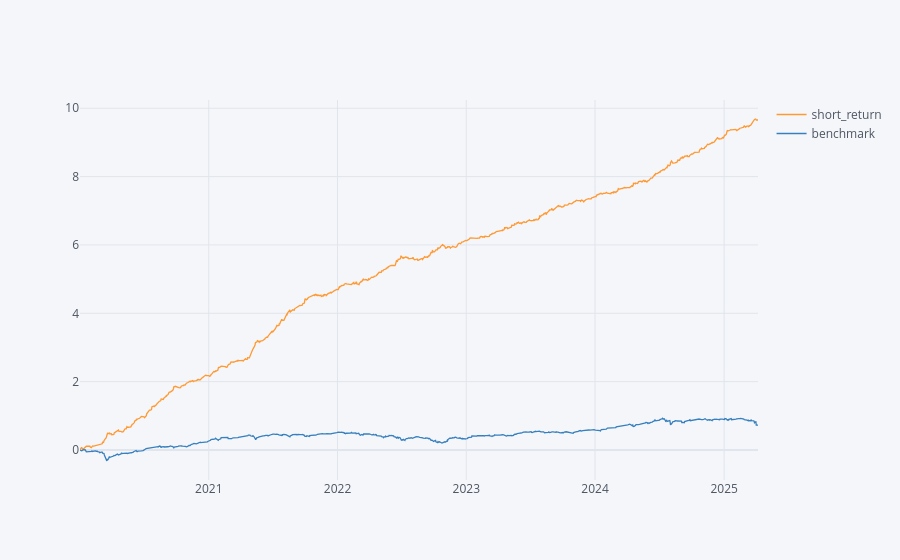
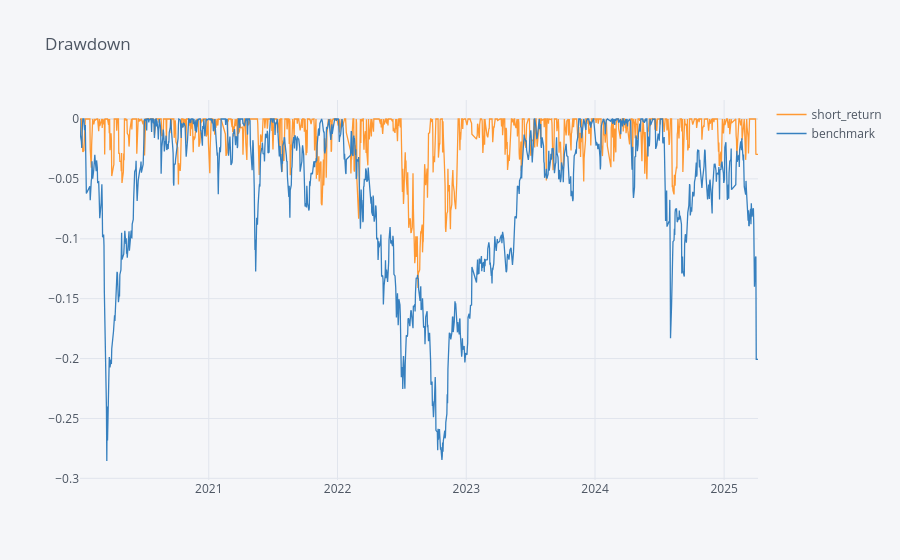
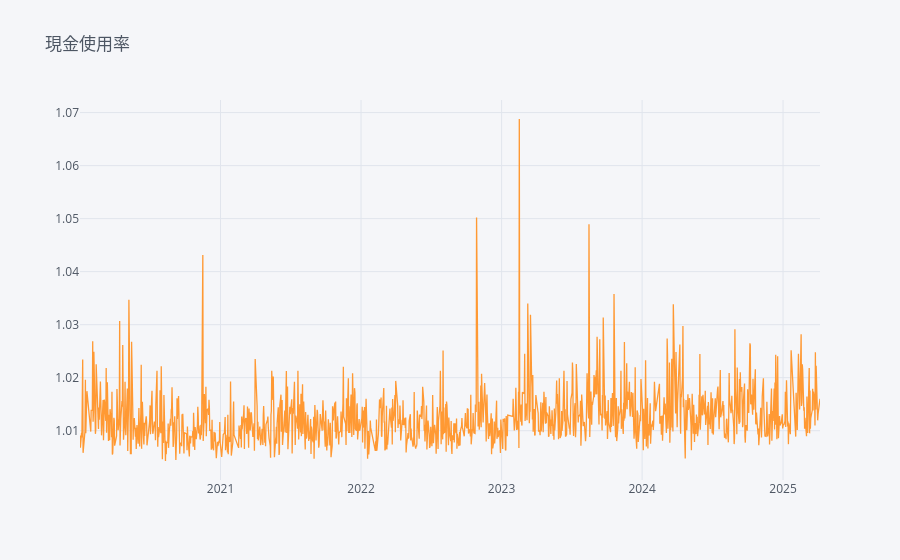

Notebook cell for these charts, in order:
### Code cell
import warnings
warnings.filterwarnings("ignore")
display(pd.concat({"CAGR(%)":bt_ret.cagr() * 100,
        'Sharpe' : bt_ret.mean() / bt_ret.std()*252**0.5,
        'Sortino': bt_ret.mean() / bt_ret[bt_ret < 0].std()*252**0.5,
        'Calmar':bt_ret.cagr() / abs(bt_ret.max_drawdown()),
        'MDD(%)' : bt_ret.max_drawdown()*100,
        '單利MDD(%)' : max_drawdown(bt_ret.cumsum().add(1))*100,
        '樣本勝率(%)' : bt_ret.apply(lambda X:((X.dropna()>0).sum() / X.dropna().shape[0])*100),
        '周勝率(%)' : bt_ret.apply(lambda X:((X.dropna().add(1).resample('W').prod().sub(1)>0).sum() / X.dropna().add(1).resample('W').prod().sub(1).dropna().shape[0])*100),
        '月勝率(%)' : bt_ret.apply(lambda X:((X.dropna().add(1).resample('ME').prod().sub(1)>0).sum() / X.dropna().add(1).resample('ME').prod().sub(1).shape[0])*100),
        '年勝率(%)' : bt_ret.apply(lambda X:((X.dropna().add(1).resample('YE').prod().sub(1)>0).sum() / X.dropna().add(1).resample('YE').prod().sub(1).shape[0])*100),
        '預期報酬(bps)':((1 + bt_ret).prod() ** (1 / len(bt_ret)) - 1)*10000,
        'avg_win/avg_loss' : bt_ret.apply(lambda X:(X[X > 0].mean() / abs(X[X < 0].mean()))),
        'profit_factor' : bt_ret.profit_factor(),
        },axis = 1).round(2))
bt_ret.cumsum().ffill().iplot()
bt_ret.to_drawdown_series().iplot(title = 'Drawdown')
pd.concat({
    f'({round(weightings.loc["2020-01-02":].sum(axis=1).mean(), 4)})': -1 * weightings.loc["2020-01-02":].sum(axis=1),
}, axis=1).iplot(title='現金使用率')

### Figure 1 — Plotly figure (JSON) as saved in the notebook; plotly's stock layout.template omitted (floating-point values rounded to 4 significant figures; data arrays with more than 128 entries replaced by an {"elided": "..."} marker saying what was removed)
{"data": [{"line": {"color": "rgba(255, 153, 51, 1.0)", "dash": "solid", "shape": "linear", "width": 1.3}, "mode": "lines", "name": "short_return", "text": "", "type": "scatter", "x": {"elided": "1274 str values"}, "y": {"elided": "1274 float values"}}, {"line": {"color": "rgba(55, 128, 191, 1.0)", "dash": "solid", "shape": "linear", "width": 1.3}, "mode": "lines", "name": "benchmark", "text": "", "type": "scatter", "x": {"elided": "1274 str values"}, "y": {"elided": "1274 float values"}}], "layout": {"legend": {"bgcolor": "#F5F6F9", "font": {"color": "#4D5663"}}, "paper_bgcolor": "#F5F6F9", "plot_bgcolor": "#F5F6F9", "title": {"font": {"color": "#4D5663"}}, "xaxis": {"gridcolor": "#E1E5ED", "showgrid": true, "tickfont": {"color": "#4D5663"}, "title": {"font": {"color": "#4D5663"}, "text": ""}, "zerolinecolor": "#E1E5ED"}, "yaxis": {"gridcolor": "#E1E5ED", "showgrid": true, "tickfont": {"color": "#4D5663"}, "title": {"font": {"color": "#4D5663"}, "text": ""}, "zerolinecolor": "#E1E5ED"}}}

### Figure 2 — Plotly figure (JSON) as saved in the notebook; plotly's stock layout.template omitted (floating-point values rounded to 4 significant figures; data arrays with more than 128 entries replaced by an {"elided": "..."} marker saying what was removed)
{"data": [{"line": {"color": "rgba(255, 153, 51, 1.0)", "dash": "solid", "shape": "linear", "width": 1.3}, "mode": "lines", "name": "short_return", "text": "", "type": "scatter", "x": {"elided": "1274 str values"}, "y": {"elided": "1274 float values"}}, {"line": {"color": "rgba(55, 128, 191, 1.0)", "dash": "solid", "shape": "linear", "width": 1.3}, "mode": "lines", "name": "benchmark", "text": "", "type": "scatter", "x": {"elided": "1274 str values"}, "y": {"elided": "1274 float values"}}], "layout": {"legend": {"bgcolor": "#F5F6F9", "font": {"color": "#4D5663"}}, "paper_bgcolor": "#F5F6F9", "plot_bgcolor": "#F5F6F9", "title": {"font": {"color": "#4D5663"}, "text": "Drawdown"}, "xaxis": {"gridcolor": "#E1E5ED", "showgrid": true, "tickfont": {"color": "#4D5663"}, "title": {"font": {"color": "#4D5663"}, "text": ""}, "zerolinecolor": "#E1E5ED"}, "yaxis": {"gridcolor": "#E1E5ED", "showgrid": true, "tickfont": {"color": "#4D5663"}, "title": {"font": {"color": "#4D5663"}, "text": ""}, "zerolinecolor": "#E1E5ED"}}}

### Figure 3 — Plotly figure (JSON) as saved in the notebook; plotly's stock layout.template omitted (floating-point values rounded to 4 significant figures; data arrays with more than 128 entries replaced by an {"elided": "..."} marker saying what was removed)
{"data": [{"line": {"color": "rgba(255, 153, 51, 1.0)", "dash": "solid", "shape": "linear", "width": 1.3}, "mode": "lines", "name": "(-1.0125)", "text": "", "type": "scatter", "x": {"elided": "1274 str values"}, "y": {"elided": "1274 float values"}}], "layout": {"legend": {"bgcolor": "#F5F6F9", "font": {"color": "#4D5663"}}, "paper_bgcolor": "#F5F6F9", "plot_bgcolor": "#F5F6F9", "title": {"font": {"color": "#4D5663"}, "text": "現金使用率"}, "xaxis": {"gridcolor": "#E1E5ED", "showgrid": true, "tickfont": {"color": "#4D5663"}, "title": {"font": {"color": "#4D5663"}, "text": ""}, "zerolinecolor": "#E1E5ED"}, "yaxis": {"gridcolor": "#E1E5ED", "showgrid": true, "tickfont": {"color": "#4D5663"}, "title": {"font": {"color": "#4D5663"}, "text": ""}, "zerolinecolor": "#E1E5ED"}}}
